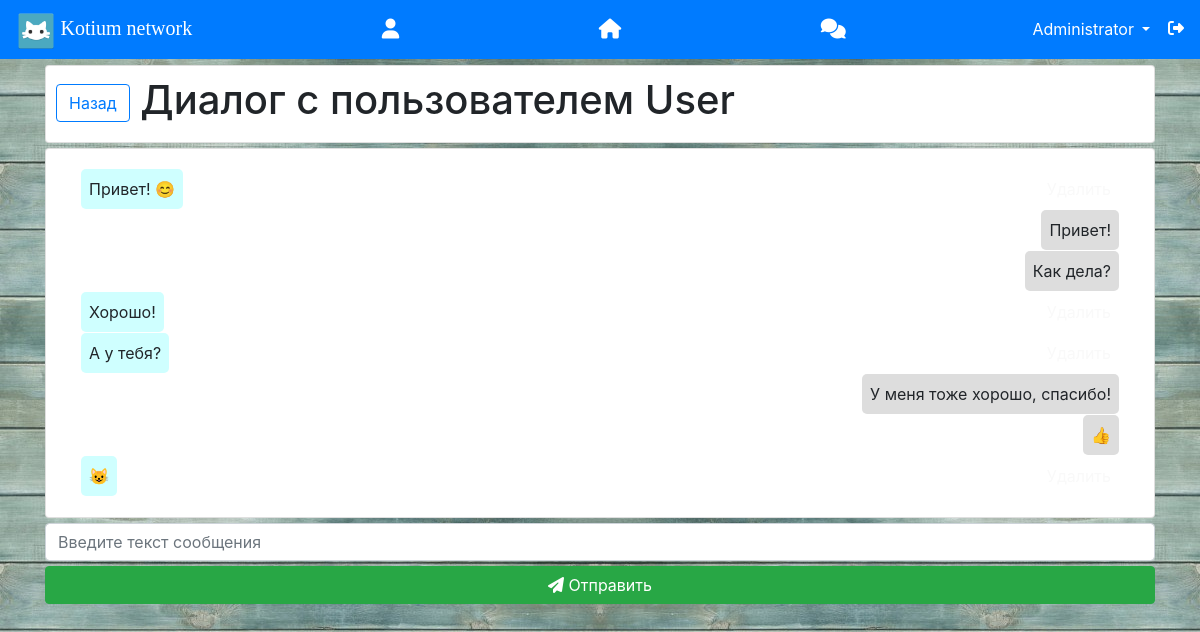
The app's page /msg/8 (signed in) with its own data.
### data/users.py (models this page shows, shortened)
class User(SqlAlchemyBase, UserMixin, SerializerMixin):
    __tablename__ = 'users'
    id = sqlalchemy.Column(sqlalchemy.Integer,
                           primary_key=True, autoincrement=True)
    name = sqlalchemy.Column(sqlalchemy.String, nullable=True)
    about = sqlalchemy.Column(sqlalchemy.String, nullable=True)
    email = sqlalchemy.Column(sqlalchemy.String,
                              index=True, unique=True, nullable=True)
    hashed_password = sqlalchemy.Column(sqlalchemy.String, nullable=True)
    created_date = sqlalchemy.Column(sqlalchemy.DateTime, default=datetime.datetime.now)
    is_admin = sqlalchemy.Column(sqlalchemy.Boolean, default=0)
    is_group = sqlalchemy.Column(sqlalchemy.Boolean, default=0)
    is_confirmed = sqlalchemy.Column(sqlalchemy.Boolean, default=0)
    news = orm.relation("News", back_populates='user')
    msg = orm.relation("Message", back_populates='user', lazy='subquery')
    comm = orm.relation("Comment", back_populates='user')
    friends = sqlalchemy.Column(sqlalchemy.String, nullable=True)
    f_request = sqlalchemy.Column(sqlalchemy.String, nullable=True)

### data/msg.py (models this page shows)
class Message(SqlAlchemyBase, SerializerMixin):
    __tablename__ = 'messages'
    id = sqlalchemy.Column(sqlalchemy.Integer, primary_key=True, autoincrement=True)
    title = sqlalchemy.Column(sqlalchemy.String, nullable=True)
    created_date = sqlalchemy.Column(sqlalchemy.DateTime, default=datetime.datetime.now)
    user_id = sqlalchemy.Column(sqlalchemy.Integer, sqlalchemy.ForeignKey("users.id"))
    user = orm.relation('User')
    content = sqlalchemy.Column(sqlalchemy.String, nullable=True)

### main.py (the view)
@app.route('/msg/<int:to>', methods=['GET', 'POST'])  # Диалог (чат)
@login_required
def add_msg(to):
    db_sess = db_session.create_session()
    who = db_sess.query(User).filter(User.id == to).first()  # Определяем, с кем пользователь переписывается
    if current_user.is_authenticated:
        message = db_sess.query(Message).filter(
            Message.title.like(
                f'{current_user.id}_{to}') | Message.title.like(
                f'{to}_{current_user.id}')).all()  # Загрузка сообщений из базы данных
    else:
        return redirect('/login')
    if current_user.id > to:
        title = f'{current_user.id}_{to}'
    else:
        title = f'{to}_{current_user.id}'
    return render_template('dialog.html', title=f'Диалог с пользователем {who.name}',  # Немного красоты на странице
                           messages=message, to=to,
                           header=title)

### data/db_session.py (called while the page is built)
def create_session() -> Session:
    global __factory
    return __factory()

### main.py (called while the page is built)
@login_manager.user_loader  # Определяем, авторизован ли пользователь в системе или он на сайте как гость.
def load_user(user_id):
    db_sess = db_session.create_session()
    return db_sess.query(User).get(user_id)

### templates/dialog.html (shortened to what this page needs)
{% extends "base.html" %}
{% block content %}
<div class="card" style="margin-top: 5px; padding: 10px;">
    <h1><a href="/msg" class="btn btn-outline-primary">Назад</a> {{ title }}</h1>
</div>
<div class="card" style="margin-top: 5px;">
    <div class="card-body">
        <div class="container">
            <div class="message_holder">
                {% for item in messages %}
                <div class="d-flex" style="margin-bottom: 1px;" id="msg_{{ item.id }}">
                    {% if item.user.id == current_user.id %}
                    <div class="p-2" style="background: #cfffff; border-radius: 5px;">
                        <p id="my" style="margin-bottom: 0;">{{ item.content }}</p>
                    </div>
                    <div class="ml-auto p-2">
                        <a href="/msg/{{ to }}/delete/{{ item.id }}" class="link" style="color: #f9f9f9">Удалить</a>
                    </div>
                    {% else %}
                    <div class="ml-auto p-2" style="background: #ddd; border-radius: 5px;">
                        <p id="other" style="margin-bottom: 0;">{{ item.content }}</p>
                    </div>
                    {% endif %}
                </div>
                {% endfor %}
            </div>
        </div>
    </div>
</div>
<div>
    <form method="POST" action="">
        <input type="text" class="message form-control" placeholder="Введите текст сообщения">
        <div style="padding-top: 5px;"></div>
        <button type="submit" class="btn btn-success btn-block"><i class="fas fa-paper-plane"></i> Отправить
        </button>
    </form>
</div>
{% endblock %}

### templates/base.html (shortened to what this page needs)
<!doctype html>
<html lang="ru">
<head>
    <link rel="stylesheet"
          href="https://stackpath.bootstrapcdn.com/bootstrap/4.4.1/css/bootstrap.min.css"
>
</head>
<body style="background-image: url(/static/system/bg.jpg);">
<header>
    <nav class="navbar navbar-dark bg-primary" style="position: fixed; top: 0; right: 0; left: 0; z-index: 999;">
        <div>
            <img src="/static/system/logo.png" width="40px" height="40px">
            <a class="navbar-brand" href="#" style="font-family: 'segoe print';">Kotium network</a>
        </div>
        {% if current_user.is_authenticated %}
        <center>
            <div class="d-flex justify-content-between" style="width: 40vw;">
                <div class="p-2">
                    <a href="/{{ current_user.id }}" style="color: #fff"><h5 style="margin: 0px;"><i
                            class="fas fa-user"></i></h5></a>
                </div>
                <div class="p-2">
                    <a href="/feed" style="color: #fff"><h5 style="margin: 0px;"><i class="fas fa-home"></i></h5></a>
                </div>
                <div class="p-2">
                    <a href="/msg" style="color: #fff"><h5 style="margin: 0px;"><i class="fas fa-comments"></i></h5></a>
                </div>
            </div>
        </center>
        <div class="nav-item dropdown">
            <button class="btn btn-primary dropdown-toggle" type="button" id="dropdownMenuButton"
                    data-toggle="dropdown" aria-haspopup="true" aria-expanded="false">
                {{ current_user.name }}
            </button>
            <a href="/logout" style="color: #fff;"><i class="fas fa-sign-out-alt"></i></a>
        </div>
        {% else %}
        <p style="margin-bottom: 0px">
            <a class="btn btn-primary btn-sm" href="/register">Зарегистрироваться</a>
            <a class="btn btn-success btn-sm" href="/login">Войти</a>
        </p>
        {% endif %}
    </nav>
</header>
<main role="main" class="container" style="padding-top: 60px;">
    {% block content %}{% endblock %}
</main>
</body>
</html>

### records on screen
User: name "Administrator"
Message: content "Привет! 😊"
Message: content "Привет!"
Message: content "Как дела?"
Message: content "Хорошо!"
Message: content "А у тебя?"
Message: content "У меня тоже хорошо, спасибо!"
Message: content "👍"
Message: content "😺"

### other values on screen
{{ title }} "Диалог с пользователем User"
